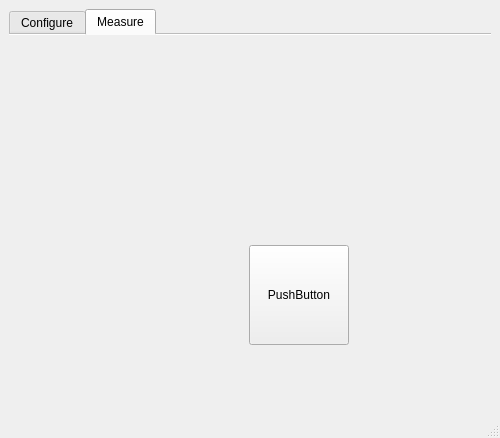
<?xml version="1.0" encoding="UTF-8"?>
<ui version="4.0">
 <class>MainWindow</class>
 <widget class="QMainWindow" name="MainWindow">
  <property name="geometry">
   <rect>
    <x>0</x>
    <y>0</y>
    <width>500</width>
    <height>438</height>
   </rect>
  </property>
  <property name="windowTitle">
   <string>MainWindow</string>
  </property>
  <widget class="QWidget" name="centralwidget">
   <layout class="QGridLayout" name="gridLayout">
    <item row="0" column="0">
     <widget class="QTabWidget" name="tabWidget">
      <property name="enabled">
       <bool>true</bool>
      </property>
      <property name="contextMenuPolicy">
       <enum>Qt::DefaultContextMenu</enum>
      </property>
      <property name="tabPosition">
       <enum>QTabWidget::North</enum>
      </property>
      <property name="tabShape">
       <enum>QTabWidget::Rounded</enum>
      </property>
      <property name="currentIndex">
       <number>1</number>
      </property>
      <property name="iconSize">
       <size>
        <width>32</width>
        <height>32</height>
       </size>
      </property>
      <property name="documentMode">
       <bool>true</bool>
      </property>
      <property name="tabsClosable">
       <bool>false</bool>
      </property>
      <property name="movable">
       <bool>false</bool>
      </property>
      <property name="tabBarAutoHide">
       <bool>false</bool>
      </property>
      <widget class="QWidget" name="tab">
       <property name="enabled">
        <bool>true</bool>
       </property>
       <attribute name="title">
        <string>Configure</string>
       </attribute>
      </widget>
      <widget class="QWidget" name="tab_2">
       <property name="enabled">
        <bool>true</bool>
       </property>
       <attribute name="title">
        <string>Measure</string>
       </attribute>
       <widget class="QPushButton" name="pushButton">
        <property name="geometry">
         <rect>
          <x>240</x>
          <y>210</y>
          <width>100</width>
          <height>100</height>
         </rect>
        </property>
        <property name="text">
         <string>PushButton</string>
        </property>
        <property name="icon">
         <iconset>
          <normaloff>Resources/start_button_x4.png</normaloff>Resources/start_button_x4.png</iconset>
        </property>
        <property name="iconSize">
         <size>
          <width>100</width>
          <height>100</height>
         </size>
        </property>
        <property name="autoRepeat">
         <bool>false</bool>
        </property>
        <property name="autoExclusive">
         <bool>false</bool>
        </property>
       </widget>
      </widget>
     </widget>
    </item>
   </layout>
  </widget>
  <widget class="QMenuBar" name="menubar">
   <property name="geometry">
    <rect>
     <x>0</x>
     <y>0</y>
     <width>500</width>
     <height>22</height>
    </rect>
   </property>
  </widget>
  <widget class="QStatusBar" name="statusbar"/>
 </widget>
 <resources/>
 <connections/>
</ui>
